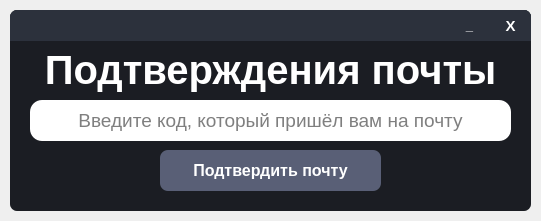
<?xml version="1.0" encoding="UTF-8"?>
<ui version="4.0">
 <class>Form</class>
 <widget class="QWidget" name="Form">
  <property name="geometry">
   <rect>
    <x>0</x>
    <y>0</y>
    <width>541</width>
    <height>221</height>
   </rect>
  </property>
  <property name="windowTitle">
   <string>Form</string>
  </property>
  <widget class="QFrame" name="Window">
   <property name="geometry">
    <rect>
     <x>10</x>
     <y>10</y>
     <width>521</width>
     <height>201</height>
    </rect>
   </property>
   <property name="styleSheet">
    <string notr="true">QFrame{
	border-radius: 7px;
	background-color: #1B1D23;
}</string>
   </property>
   <property name="frameShape">
    <enum>QFrame::StyledPanel</enum>
   </property>
   <property name="frameShadow">
    <enum>QFrame::Raised</enum>
   </property>
   <widget class="QFrame" name="WindowFrame">
    <property name="geometry">
     <rect>
      <x>0</x>
      <y>0</y>
      <width>521</width>
      <height>31</height>
     </rect>
    </property>
    <property name="styleSheet">
     <string notr="true">QFrame{
	border-bottom-left-radius: 0px;
	border-bottom-right-radius: 0px;
	background-color: #2C313C;
}</string>
    </property>
    <property name="frameShape">
     <enum>QFrame::StyledPanel</enum>
    </property>
    <property name="frameShadow">
     <enum>QFrame::Raised</enum>
    </property>
    <widget class="QPushButton" name="CloseWindowButton">
     <property name="geometry">
      <rect>
       <x>480</x>
       <y>0</y>
       <width>41</width>
       <height>31</height>
      </rect>
     </property>
     <property name="font">
      <font>
       <pointsize>11</pointsize>
       <weight>75</weight>
       <bold>true</bold>
      </font>
     </property>
     <property name="cursor">
      <cursorShape>PointingHandCursor</cursorShape>
     </property>
     <property name="styleSheet">
      <string notr="true">QPushButton{
	color: white;
	border: none;
	border-top-right-radius: 7px;
	background-color: #2C313C;
}

QPushButton:hover{
	background-color: #45494D;
}

QPushButton:pressed{
	color: #EA2F4E;
}</string>
     </property>
     <property name="text">
      <string>X</string>
     </property>
    </widget>
    <widget class="QPushButton" name="MinimizeWindowButton">
     <property name="geometry">
      <rect>
       <x>439</x>
       <y>0</y>
       <width>41</width>
       <height>31</height>
      </rect>
     </property>
     <property name="font">
      <font>
       <pointsize>10</pointsize>
       <weight>75</weight>
       <bold>true</bold>
      </font>
     </property>
     <property name="cursor">
      <cursorShape>PointingHandCursor</cursorShape>
     </property>
     <property name="styleSheet">
      <string notr="true">QPushButton{
	color: white;
	border: none;
	background-color: #2C313C;
}

QPushButton:hover{
	background-color: #45494D;
}

QPushButton:pressed{
	color: #EA2F4E;
}</string>
     </property>
     <property name="text">
      <string>_</string>
     </property>
     <property name="default">
      <bool>false</bool>
     </property>
    </widget>
   </widget>
   <widget class="QLabel" name="Label">
    <property name="geometry">
     <rect>
      <x>20</x>
      <y>34</y>
      <width>481</width>
      <height>51</height>
     </rect>
    </property>
    <property name="sizePolicy">
     <sizepolicy hsizetype="Minimum" vsizetype="Fixed">
      <horstretch>0</horstretch>
      <verstretch>0</verstretch>
     </sizepolicy>
    </property>
    <property name="font">
     <font>
      <pointsize>30</pointsize>
      <weight>75</weight>
      <italic>false</italic>
      <bold>true</bold>
      <underline>false</underline>
      <strikeout>false</strikeout>
      <kerning>true</kerning>
     </font>
    </property>
    <property name="styleSheet">
     <string notr="true">QLabel{
	color: white;
}</string>
    </property>
    <property name="text">
     <string>Подтверждения почты</string>
    </property>
    <property name="alignment">
     <set>Qt::AlignCenter</set>
    </property>
   </widget>
   <widget class="QLineEdit" name="QuniqueCodeLineEdit">
    <property name="geometry">
     <rect>
      <x>20</x>
      <y>90</y>
      <width>481</width>
      <height>41</height>
     </rect>
    </property>
    <property name="font">
     <font>
      <pointsize>14</pointsize>
     </font>
    </property>
    <property name="styleSheet">
     <string notr="true">QLineEdit{
	border-radius: 12px;
}</string>
    </property>
    <property name="inputMethodHints">
     <set>Qt::ImhNone</set>
    </property>
    <property name="inputMask">
     <string/>
    </property>
    <property name="text">
     <string/>
    </property>
    <property name="frame">
     <bool>false</bool>
    </property>
    <property name="alignment">
     <set>Qt::AlignCenter</set>
    </property>
    <property name="placeholderText">
     <string>Введите код, который пришёл вам на почту</string>
    </property>
    <property name="cursorMoveStyle">
     <enum>Qt::LogicalMoveStyle</enum>
    </property>
   </widget>
   <widget class="QPushButton" name="MailConfirmationButton">
    <property name="geometry">
     <rect>
      <x>150</x>
      <y>140</y>
      <width>221</width>
      <height>41</height>
     </rect>
    </property>
    <property name="font">
     <font>
      <pointsize>12</pointsize>
      <weight>75</weight>
      <bold>true</bold>
     </font>
    </property>
    <property name="cursor">
     <cursorShape>PointingHandCursor</cursorShape>
    </property>
    <property name="styleSheet">
     <string notr="true">QPushButton{
	color: white;
	border-radius: 8px;
	background-color: #595F76;
}

QPushButton:hover{
	background-color: #50566E;
}

QPushButton:pressed{
	background-color: #434965;
}</string>
    </property>
    <property name="text">
     <string>Подтвердить почту</string>
    </property>
   </widget>
  </widget>
 </widget>
 <resources/>
 <connections/>
</ui>
